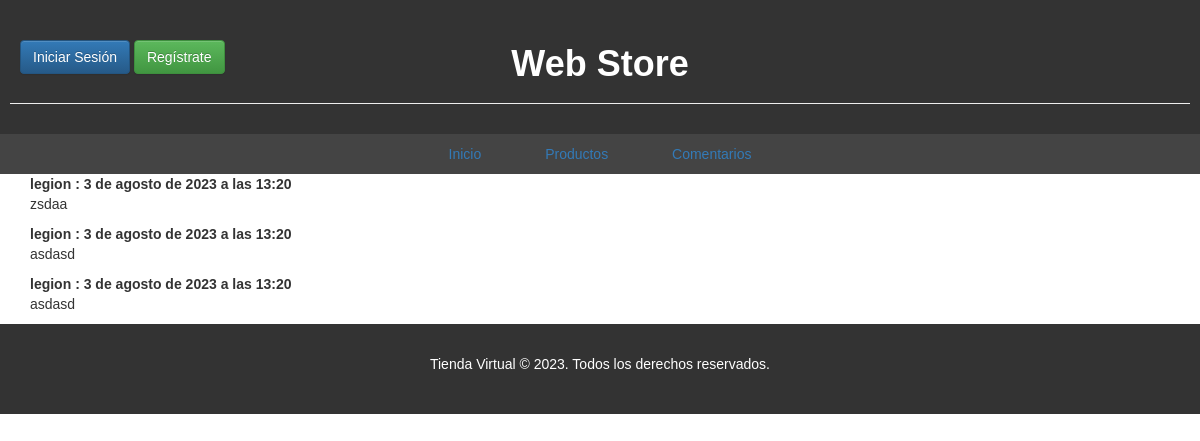
Page /comment/comments/ on the committed database.
### comments/models.py (models this page shows, shortened)
class Comment(models.Model):
    user = models.ForeignKey(User, on_delete=models.CASCADE)
    content = models.TextField()
    created_at = models.DateTimeField(default=timezone.now)

### comments/views.py (the view)
# urls.py: path('comments/', views.comment, name='comment'),
def comment(request):
    comments = Comment.objects.all()
    return render(request, 'contacto.html', {'comments': comments})

### comments/templates/contacto.html (shortened to what this page needs)
{% extends 'index.html' %}
{% block content %}
<div id="comments-list">
    {% for comment in comments %}
        <div class="comment">
            <strong>{{ comment.user.username }} : {{comment.created_at}}</strong>
            <p>{{ comment.content }}</p>
        </div>
    {% endfor %}
</div>
{% endblock %}

### products/static/css/styles.css (style rules this page uses)
body { font-family: Arial, sans-serif; margin: 0; padding: 0; background-image: url('https://cdn.agendasonidocaracol.mx/Upload/afb83e0118323c1840cc188dc018ec4218211c72.jpg'); background-size: cover; }

### rows in the picture
Comment: user.username "legion", created_at "3 de agosto de 2023 a las 13:20", content "zsdaa"
Comment: user.username "legion", created_at "3 de agosto de 2023 a las 13:20", content "asdasd"
Comment: user.username "legion", created_at "3 de agosto de 2023 a las 13:20", content "asdasd"
